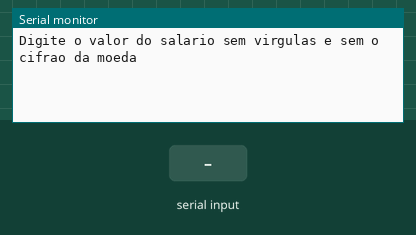
A sketch run on a simulated Arduino Uno, built with avr-gcc and run on an emulated ATmega328P. Shown: the last lines printed to the serial monitor. The test bench sets the inputs (shaded band).

Above: at 2.2 s.
2.3 s: "90,45\n" received over Serial
At 3.3 s:
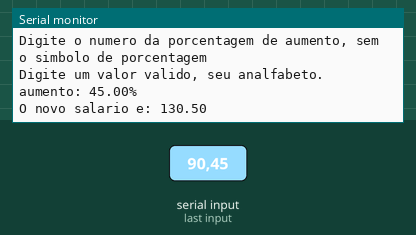
3.8 s: "30,150\n" received over Serial
At 4.57 s:
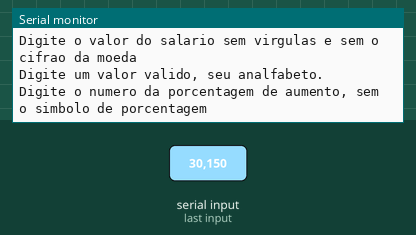

Measured:
- after the input at 2.3 s, the serial monitor: prints a new line at once (image 1)

The sketch:

LPA_exercicio2.ino
```cpp
float sal, novo_sal, aumento;

float aguardaEntradaNumerica() {
  while (!Serial.available()) {
    //aguarda até que um valor seja digitado
  }

  //verifica se a entrada é numérica ou ponto
  while (!isdigit(Serial.peek()) && Serial.peek() != '.') {
    //descarta a entrada não numérica
    Serial.read();
    Serial.println("Digite um valor valido, seu analfabeto.");
    while (Serial.available() == 0) {

      //aguarda a nova entrada do usuário
    }
  }
  //retornar o valor digitado no serial em tipo float
  return Serial.parseFloat();
}
void setup() {
  // put your setup code here, to run once:
  Serial.begin(9600);

  delay(1000);
}

void loop() {
  // put your main code here, to run repeatedly:
  Serial.println("Digite o valor do salario sem virgulas e sem o cifrao da moeda");
  sal = aguardaEntradaNumerica();
  Serial.println("Digite o numero da porcentagem de aumento, sem o simbolo de porcentagem");
  aumento = aguardaEntradaNumerica();
  Serial.print("aumento: ");
  Serial.print(aumento);
  Serial.println("%");
  novo_sal = sal + (sal * aumento / 100);
  Serial.print("O novo salario e: ");
  Serial.println(novo_sal);
  delay(2000);
}
```
